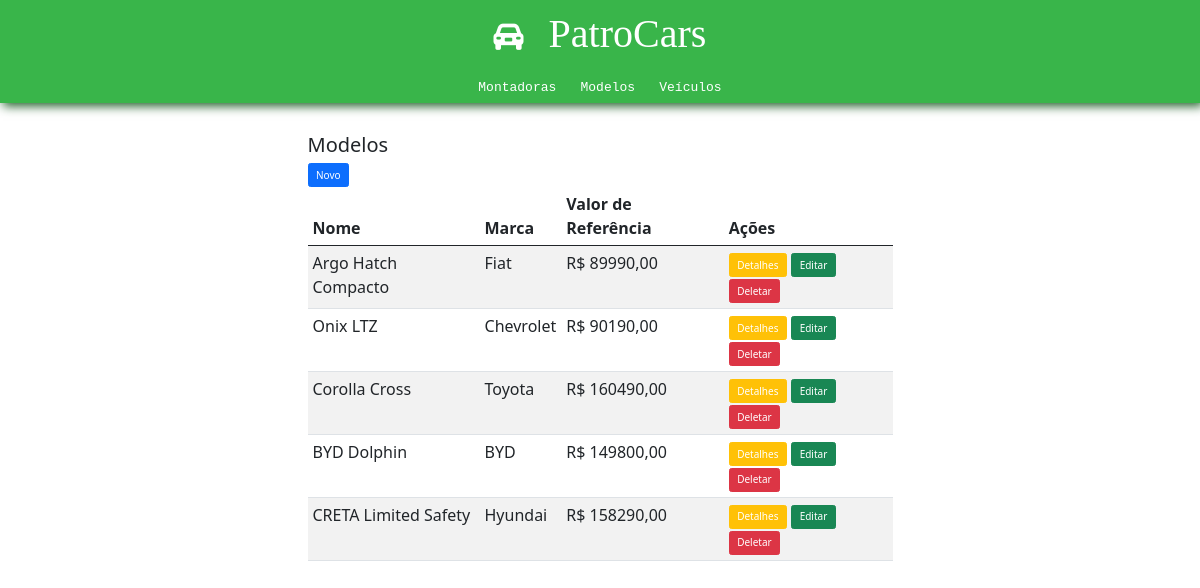
The app's page /patrocars/modelos/ with its own data.
### patrocars/models.py (models this page shows, shortened)
class ModelosDeVeiculos(models.Model):
    id = models.CharField(primary_key=True, default=ulid.new, editable=False, max_length=26)
    nome = models.CharField(max_length=100)
    montadora = models.ForeignKey(Montadora, on_delete=models.CASCADE)
    valor_referencia = models.DecimalField(max_digits=10, decimal_places=2)
    motorizacao = models.DecimalField(max_digits=4, decimal_places=2)
    turbo = models.BooleanField(default=False)
    automatico = models.BooleanField(default=False)

class Montadora(models.Model):
    id = models.CharField(primary_key=True, default=ulid.new, editable=False, max_length=26)
    nome = models.CharField(max_length=100)
    pais = models.CharField(max_length=100)
    ano_fundacao = models.IntegerField()

### patrocars/views.py (the view)
# urls.py: path('modelos/', views.lista_modelos, name='lista_modelos'),
def lista_modelos(request):
    modelos = ModelosDeVeiculos.objects.all()
    return render(request, 'patrocars/modelos/lista_modelos.html', {'modelos': modelos})

### patrocars/templates/patrocars/modelos/lista_modelos.html
{% include 'patrocars/partials/head.html' %}
<body>
    {% include 'patrocars/partials/header.html' %}
    <main>
        <div class="container-sm mt-5" style="width:50vw">
            <h2>Modelos</h2>
            <button class="btn btn-primary"><a href="{% url 'patrocars:criar_modelo' %}">Novo</a></button>
            <table class="table table-striped">
                <thead>
                    <tr>
                        <th scope="col">Nome</th>
                        <th scope="col">Marca</th>
                        <th scope="col">Valor de Referência</th>
                        <th scope="col">Ações</th>
                    </tr>
                </thead>
                <tbody>
                    {% for modelo in modelos %}
                        <tr>
                            <td>{{ modelo.nome }}</td>
                            <td>{{ modelo.montadora.nome }}</td>
                            <td>R$ {{ modelo.valor_referencia }}</td>
                            <td>
                                <button class="btn btn-warning"><a href="{% url 'patrocars:detalhe_modelo' modelo.id %}" >Detalhes</a></button>
                                <button class="btn btn-success"><a href="{% url 'patrocars:editar_modelo' modelo.id %}" >Editar</a></button>
                                <button class="btn btn-danger"><a href="{% url 'patrocars:excluir_modelo' modelo.id %}" >Deletar</a></button>
                            </td>
                        </tr>
                    {% empty %}
                        <tr>
                            <td colspan="4">Nenhum modelo cadastrado.</td>
                        </tr>
                    {% endfor %}
                </tbody>
            </table>
        </div>
    </main>
</body>
</html>

### patrocars/static/patrocars/css/style.css (style rules this page uses)
* { margin: 0; padding: 0; box-sizing: border-box; }
html { font-size: 62.5%; }
body { font-size: 1.6rem; }
main { margin-top: 10px; }
a { text-decoration: none; color: white; }

### records on screen
ModelosDeVeiculos: nome "Argo Hatch Compacto", montadora.nome "Fiat", valor_referencia "89990,00"
ModelosDeVeiculos: nome "Onix LTZ", montadora.nome "Chevrolet", valor_referencia "90190,00"
ModelosDeVeiculos: nome "Corolla Cross", montadora.nome "Toyota", valor_referencia "160490,00"
ModelosDeVeiculos: nome "BYD Dolphin", montadora.nome "BYD", valor_referencia "149800,00"
ModelosDeVeiculos: nome "CRETA Limited Safety", montadora.nome "Hyundai", valor_referencia "158290,00"
